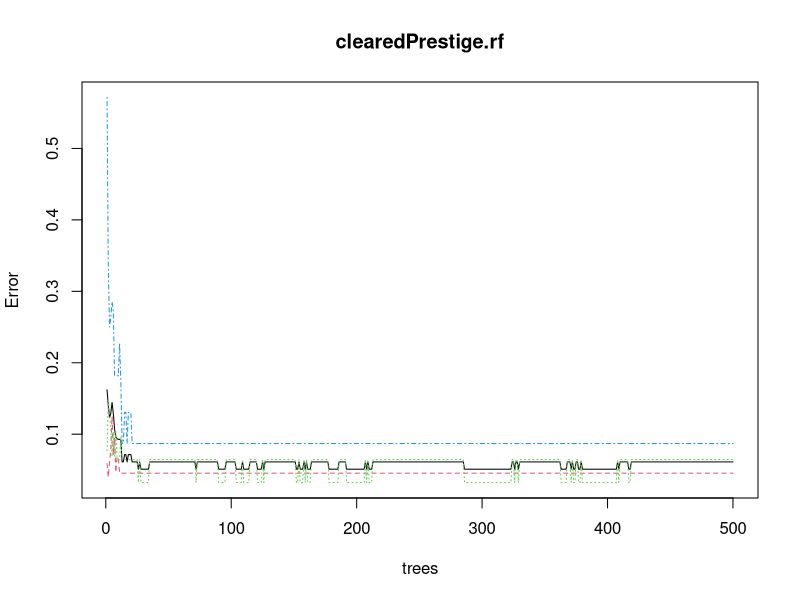
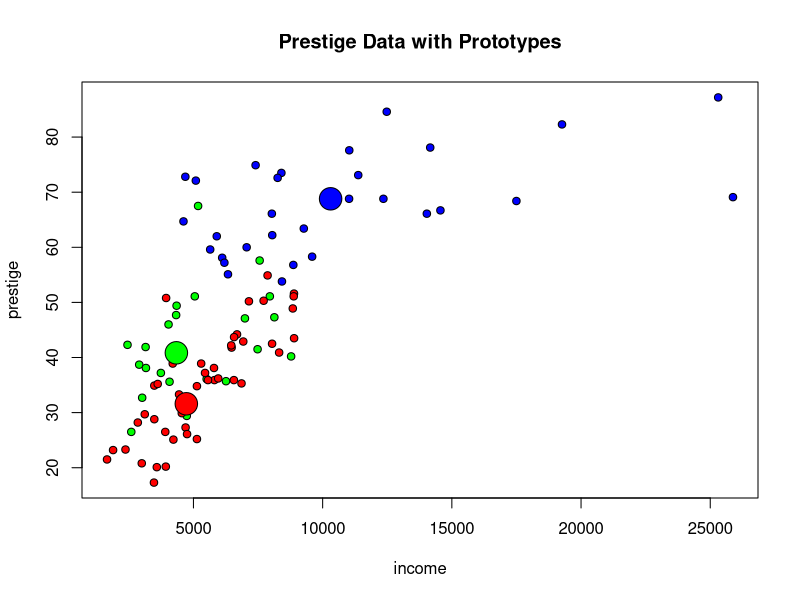

Reproduce these figures in R, in order.
## ---- chunk 1
require(randomForest)
require(car)
Prestige
## ---- chunk 2
clearedPrestige <- Prestige[complete.cases(Prestige),]
## ---- chunk 3
clearedPrestige.rf <- randomForest(clearedPrestige[,-6], clearedPrestige[,6], prox=TRUE)
plot(clearedPrestige.rf)
## ---- chunk 4
clearedPrestige.rf
## ---- chunk 5
clearedPrestige.p <- classCenter(clearedPrestige[,-6], clearedPrestige[,6], clearedPrestige.rf$prox)
## ---- chunk 6
clearedPrestige.p
## ---- chunk 7
clearedPrestige[which(clearedPrestige$income == max(clearedPrestige$income)),]
## ---- chunk 8
plot(clearedPrestige[,2], clearedPrestige[,4], pch=21, xlab=names(clearedPrestige)[2], ylab=names(clearedPrestige)[4],
         bg=c("red", "blue", "green")[as.numeric(factor(clearedPrestige$type))],
         main="Prestige Data with Prototypes")
points(clearedPrestige.p[,2], clearedPrestige.p[,4], pch=21, cex=3, bg=c("blue", "red", "green"))
